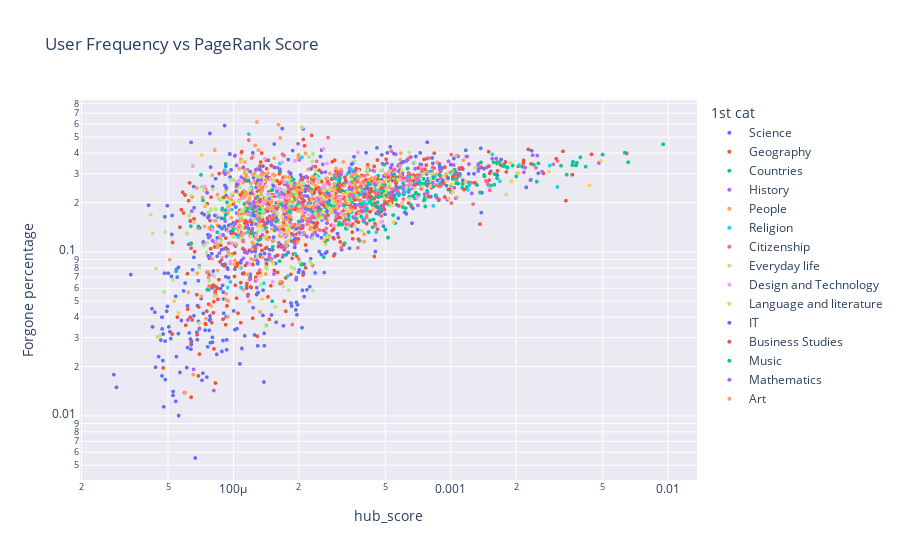

This figure's notebook cell:
### Markdown cell above
This plot illustrates how often users bypass a more central article in favor of a less optimal one, focusing only on cases where alternative articles have the same or shorter shortest-path distance to the target. As expected, users frequently deviate from the optimal navigation path. Notably, some articles are overlooked more frequently than others, suggesting that users are less likely to consider these articles during navigation. Specifically, articles such as "Bran," "Thomas Edison," and "Lyme Disease" appear to be consistently neglected, potentially indicating a lower level of awareness or recognition of these topics among players.

### Code cell
plot_hubScoreVSforgone(df_hubscopy)

### Figure 1 — Plotly figure (JSON) as saved in the notebook; plotly's stock layout.template omitted (floating-point values rounded to 4 significant figures; data arrays with more than 128 entries replaced by an {"elided": "..."} marker saying what was removed)
{"data": [{"customdata": {"elided": "548x2 mixed values"}, "hovertemplate": "1st cat=Science<br>hub_score=%{x}<br>Forgone percentage=%{y}<br>article_names=%{customdata[0]}<br>Number of Times Link Was Available=%{customdata[1]}<extra></extra>", "legendgroup": "Science", "marker": {"color": "#636efa", "opacity": 1, "size": 4, "symbol": "circle"}, "mode": "markers", "name": "Science", "showlegend": true, "type": "scattergl", "x": {"elided": "548 float values"}, "xaxis": "x", "y": {"elided": "548 float values"}, "yaxis": "y"}, {"customdata": {"elided": "736x2 mixed values"}, "hovertemplate": "1st cat=Geography<br>hub_score=%{x}<br>Forgone percentage=%{y}<br>article_names=%{customdata[0]}<br>Number of Times Link Was Available=%{customdata[1]}<extra></extra>", "legendgroup": "Geography", "marker": {"color": "#EF553B", "opacity": 1, "size": 4, "symbol": "circle"}, "mode": "markers", "name": "Geography", "showlegend": true, "type": "scattergl", "x": {"elided": "736 float values"}, "xaxis": "x", "y": {"elided": "736 float values"}, "yaxis": "y"}, {"customdata": {"elided": "222x2 mixed values"}, "hovertemplate": "1st cat=Countries<br>hub_score=%{x}<br>Forgone percentage=%{y}<br>article_names=%{customdata[0]}<br>Number of Times Link Was Available=%{customdata[1]}<extra></extra>", "legendgroup": "Countries", "marker": {"color": "#00cc96", "opacity": 1, "size": 4, "symbol": "circle"}, "mode": "markers", "name": "Countries", "showlegend": true, "type": "scattergl", "x": {"elided": "222 float values"}, "xaxis": "x", "y": {"elided": "222 float values"}, "yaxis": "y"}, {"customdata": {"elided": "252x2 mixed values"}, "hovertemplate": "1st cat=History<br>hub_score=%{x}<br>Forgone percentage=%{y}<br>article_names=%{customdata[0]}<br>Number of Times Link Was Available=%{customdata[1]}<extra></extra>", "legendgroup": "History", "marker": {"color": "#ab63fa", "opacity": 1, "size": 4, "symbol": "circle"}, "mode": "markers", "name": "History", "showlegend": true, "type": "scattergl", "x": {"elided": "252 float values"}, "xaxis": "x", "y": {"elided": "252 float values"}, "yaxis": "y"}, {"customdata": {"elided": "337x2 mixed values"}, "hovertemplate": "1st cat=People<br>hub_score=%{x}<br>Forgone percentage=%{y}<br>article_names=%{customdata[0]}<br>Number of Times Link Was Available=%{customdata[1]}<extra></extra>", "legendgroup": "People", "marker": {"color": "#FFA15A", "opacity": 1, "size": 4, "symbol": "circle"}, "mode": "markers", "name": "People", "showlegend": true, "type": "scattergl", "x": {"elided": "337 float values"}, "xaxis": "x", "y": {"elided": "337 float values"}, "yaxis": "y"}, {"customdata": {"elided": "75x2 mixed values"}, "hovertemplate": "1st cat=Religion<br>hub_score=%{x}<br>Forgone percentage=%{y}<br>article_names=%{customdata[0]}<br>Number of Times Link Was Available=%{customdata[1]}<extra></extra>", "legendgroup": "Religion", "marker": {"color": "#19d3f3", "opacity": 1, "size": 4, "symbol": "circle"}, "mode": "markers", "name": "Religion", "showlegend": true, "type": "scattergl", "x": [0.000105, 0.0001652, 0.0006363, 0.0001776, 0.0001911, 0.0003487, 0.0004545, 0.0004705, 0.0002065, 0.000186, 0.0004469, 0.0001638, 0.0005607, 0.001214, 0.0001448, 0.0001387, 0.001491, 7.912e-05, 0.00309, 0.0006171, 0.000259, 0.0003954, 0.0001284, 0.0001284, 0.0003883, 0.0002985, 0.0001381, 0.0001785, 0.000707, 0.0002341, 0.0005657, 0.0001394, 0.0001904, 0.0003406, 0.001096, 0.0004445, 0.0001634, 0.001199, 0.0002013, 0.0001084, 0.002847, 0.0009898, 0.001678, 0.0001165, 0.000155, 0.0003602, 0.000263, 0.000247, 9.411e-05, 0.0003981, 0.0001204, 0.0001629, 0.0001208, 0.001552, 0.0001178, 0.0002907, 0.0008307, 0.0004125, 9.677e-05, 0.001337, 0.000158, 0.002058, 0.0002066, 9.852e-05, 0.0001209, 0.000192, 0.000418, 0.000241, 0.0001833, 0.0004001, 9.125e-05, 0.000255, 0.0002217, 0.0003333, 0.0002442], "xaxis": "x", "y": [0.1235, 0.1983, 0.283, 0.07119, 0.2553, 0.317, 0.1319, 0.2351, 0.3769, 0.1893, 0.2393, 0.2254, 0.2345, 0.2552, 0.225, 0.1449, 0.2539, 0.1429, 0.2488, 0.2331, 0.1674, 0.2267, 0.1588, 0.1588, 0.2383, 0.2763, 0.06444, 0.2677, 0.2885, 0.1696, 0.2369, 0.1231, 0.2402, 0.2113, 0.2894, 0.3103, 0.3458, 0.2388, 0.225, 0.06061, 0.3354, 0.3039, 0.2695, 0.1316, 0.25, 0.2241, 0.1275, 0.2827, 0.06061, 0.2336, 0.1897, 0.2173, 0.2468, 0.3927, 0.5221, 0.2953, 0.1906, 0.1958, 0.06557, 0.3362, 0.225, 0.3383, 0.13, 0.1807, 0.1667, 0.0976, 0.208, 0.201, 0.1739, 0.2017, 0.3151, 0.2441, 0.196, 0.2979, 0.2895], "yaxis": "y"}, {"customdata": {"elided": "143x2 mixed values"}, "hovertemplate": "1st cat=Citizenship<br>hub_score=%{x}<br>Forgone percentage=%{y}<br>article_names=%{customdata[0]}<br>Number of Times Link Was Available=%{customdata[1]}<extra></extra>", "legendgroup": "Citizenship", "marker": {"color": "#FF6692", "opacity": 1, "size": 4, "symbol": "circle"}, "mode": "markers", "name": "Citizenship", "showlegend": true, "type": "scattergl", "x": {"elided": "143 float values"}, "xaxis": "x", "y": {"elided": "143 float values"}, "yaxis": "y"}, {"customdata": {"elided": "180x2 mixed values"}, "hovertemplate": "1st cat=Everyday life<br>hub_score=%{x}<br>Forgone percentage=%{y}<br>article_names=%{customdata[0]}<br>Number of Times Link Was Available=%{customdata[1]}<extra></extra>", "legendgroup": "Everyday life", "marker": {"color": "#B6E880", "opacity": 1, "size": 4, "symbol": "circle"}, "mode": "markers", "name": "Everyday life", "showlegend": true, "type": "scattergl", "x": {"elided": "180 float values"}, "xaxis": "x", "y": {"elided": "180 float values"}, "yaxis": "y"}, {"customdata": {"elided": "74x2 mixed values"}, "hovertemplate": "1st cat=Design and Technology<br>hub_score=%{x}<br>Forgone percentage=%{y}<br>article_names=%{customdata[0]}<br>Number of Times Link Was Available=%{customdata[1]}<extra></extra>", "legendgroup": "Design and Technology", "marker": {"color": "#FF97FF", "opacity": 1, "size": 4, "symbol": "circle"}, "mode": "markers", "name": "Design and Technology", "showlegend": true, "type": "scattergl", "x": [0.0002035, 0.0001677, 0.0002992, 0.0001645, 0.0001476, 0.000159, 0.0003418, 0.0005857, 0.0007003, 0.0002236, 8.709e-05, 0.0002122, 9.707e-05, 0.000144, 0.0001282, 0.0002649, 0.0002044, 0.0001574, 0.0002798, 0.0001645, 0.000153, 0.0001654, 9.662e-05, 0.0002569, 0.0002507, 0.0001394, 0.0004384, 0.0005972, 0.0001389, 9.864e-05, 0.0001649, 0.0001188, 8.218e-05, 0.000206, 9.471e-05, 0.0001715, 7.966e-05, 0.0002876, 0.0001438, 0.0003047, 0.0002766, 0.0002424, 0.0001359, 0.0001455, 0.0002285, 0.0006551, 8.319e-05, 0.0003141, 0.0001091, 0.0003159, 0.0003159, 7.377e-05, 6.502e-05, 0.0001269, 0.0001532, 0.0002759, 0.0004832, 0.0001031, 0.0001514, 0.0001719, 0.000332, 0.00031, 0.0003734, 0.001016, 8.037e-05, 0.0002696, 0.0002434, 0.0006088, 0.0001062, 0.0001756, 0.0002594, 0.000521, 0.0001917, 0.0003441], "xaxis": "x", "y": [0.1756, 0.3514, 0.1865, 0.2414, 0.2783, 0.2439, 0.2617, 0.2756, 0.2143, 0.1689, 0.1275, 0.1797, 0.08772, 0.1191, 0.06765, 0.2573, 0.1776, 0.2229, 0.2478, 0.1328, 0.2505, 0.2146, 0.08772, 0.2486, 0.216, 0.3689, 0.1813, 0.1969, 0.2, 0.113, 0.242, 0.08451, 0.1667, 0.1277, 0.1845, 0.1246, 0.07246, 0.1445, 0.1193, 0.2134, 0.21, 0.275, 0.2582, 0.2267, 0.2124, 0.2489, 0.1154, 0.2172, 0.2115, 0.1718, 0.1718, 0.25, 0.3333, 0.1259, 0.1805, 0.2284, 0.1527, 0.2656, 0.06557, 0.266, 0.1653, 0.197, 0.4046, 0.2289, 0.1364, 0.3458, 0.1988, 0.2723, 0.2692, 0.2141, 0.4241, 0.3001, 0.3589, 0.1508], "yaxis": "y"}, {"customdata": {"elided": "68x2 mixed values"}, "hovertemplate": "1st cat=Language and literature<br>hub_score=%{x}<br>Forgone percentage=%{y}<br>article_names=%{customdata[0]}<br>Number of Times Link Was Available=%{customdata[1]}<extra></extra>", "legendgroup": "Language and literature", "marker": {"color": "#FECB52", "opacity": 1, "size": 4, "symbol": "circle"}, "mode": "markers", "name": "Language and literature", "showlegend": true, "type": "scattergl", "x": [0.0002551, 0.0001787, 5.591e-05, 0.0001536, 0.00032, 0.001898, 0.0001423, 0.0001335, 0.0002698, 0.0001359, 0.0001411, 0.000335, 0.0001353, 0.001009, 0.0002776, 0.0009336, 0.0001191, 0.004905, 0.0001054, 0.0001834, 0.0001644, 0.000108, 0.002825, 0.002048, 0.0001016, 0.0009569, 9.991e-05, 0.0005261, 0.0001802, 0.001019, 0.004342, 0.0007392, 0.0005442, 0.000594, 0.000132, 0.0003619, 9.61e-05, 0.0002243, 0.0003619, 0.0002877, 0.0005967, 0.0005711, 0.0005711, 7.455e-05, 0.00117, 0.0002604, 7.151e-05, 0.0002614, 0.0009709, 0.0001174, 0.0002064, 0.0008043, 0.0002811, 0.0002323, 5.331e-05, 0.001887, 0.0001637, 0.0004393, 0.0006665, 0.0001058, 6.608e-05, 0.000329, 0.000329, 0.0003437, 0.0002832, 0.0009794, 0.0003286, 0.0002365], "xaxis": "x", "y": [0.2199, 0.1165, 0.04255, 0.2752, 0.2257, 0.2695, 0.1225, 0.07156, 0.1232, 0.1844, 0.25, 0.1772, 0.05155, 0.2584, 0.3005, 0.2926, 0.2297, 0.358, 0.1321, 0.2524, 0.1422, 0.3523, 0.3077, 0.3034, 0.2313, 0.2738, 0.2034, 0.1976, 0.1347, 0.231, 0.2544, 0.2504, 0.1513, 0.3122, 0.1471, 0.1432, 0.1915, 0.1898, 0.2339, 0.2208, 0.1986, 0.2753, 0.2753, 0.1922, 0.2669, 0.1185, 0.3898, 0.2373, 0.2772, 0.22, 0.1715, 0.2522, 0.1778, 0.1337, 0.05, 0.3489, 0.2028, 0.1845, 0.2843, 0.2277, 0.1509, 0.1837, 0.1837, 0.1763, 0.2418, 0.2114, 0.2237, 0.1307], "yaxis": "y"}, {"customdata": [["Ajax (programming)", 55], ["Bioinformatics", 387], ["C++", 992], ["Central processing unit", 1014], ["Compact Disc", 1086], ["Computer", 12137], ["Computer programming", 173], ["Computer science", 2465], ["Cryptography", 1003], ["DVD", 1797], ["Floppy disk", 345], ["Functional programming", 60], ["GNOME", 426], ["GNU", 628], ["Gmail", 55], ["Google", 387], ["IPod", 120], ["Integrated circuit", 949], ["Internet", 15774], ["Internet Explorer", 175], ["Linux", 1884], ["Macintosh", 306], ["Markup language", 179], ["Microsoft", 1668], ["Microsoft Windows", 1866], ["Mozilla Firefox", 155], ["Open source", 173], ["Perl", 685], ["Programming language", 321], ["Quantum computer", 176], ["Spyware", 84], ["Unix", 1566], ["Windows 2000", 203], ["Windows XP", 540], ["World Wide Web", 1197], ["X Window System", 179], ["ZX Spectrum", 64]], "hovertemplate": "1st cat=IT<br>hub_score=%{x}<br>Forgone percentage=%{y}<br>article_names=%{customdata[0]}<br>Number of Times Link Was Available=%{customdata[1]}<extra></extra>", "legendgroup": "IT", "marker": {"color": "#636efa", "opacity": 1, "size": 4, "symbol": "circle"}, "mode": "markers", "name": "IT", "showlegend": true, "type": "scattergl", "x": [3.368e-05, 0.0001833, 0.000153, 0.0001948, 0.0002467, 0.0008098, 0.0001, 0.0004014, 0.0002037, 0.0003419, 0.0001029, 0.0001433, 0.0001201, 0.0001257, 4.835e-05, 0.0001293, 8.218e-05, 0.0002732, 0.0009714, 9.28e-05, 0.000269, 0.000124, 0.0001015, 0.0003074, 0.0003012, 9.749e-05, 0.0001174, 0.0001442, 0.0001873, 0.0001027, 8.615e-05, 0.0002759, 9.752e-05, 0.0001522, 0.0002139, 0.0001038, 5.467e-05], "xaxis": "x", "y": [0.07273, 0.2997, 0.1865, 0.1381, 0.186, 0.2171, 0.1503, 0.2247, 0.2941, 0.1052, 0.2348, 0.15, 0.2277, 0.1879, 0.1636, 0.2713, 0.1667, 0.2266, 0.2821, 0.2457, 0.1762, 0.1667, 0.03352, 0.2662, 0.1292, 0.3161, 0.2717, 0.1533, 0.4143, 0.1875, 0.1429, 0.2043, 0.133, 0.2537, 0.2348, 0.257, 0.07812], "yaxis": "y"}, {"customdata": [["AT&T", 81], ["Accountancy", 98], ["Adam Smith", 1657], ["Advertising", 4050], ["BAE Systems", 180], ["Banknote", 476], ["Bretton Woods system", 109], ["British East India Company", 1202], ["Business", 2179], ["Coin", 603], ["Cooperative", 79], ["Corporation", 4701], ["Currency", 38618], ["Economics", 7831], ["Employment", 1305], ["Euro", 9207], ["Finance", 5247], ["GlaxoSmithKline", 118], ["Globalization", 583], ["Gold standard", 251], ["Guild", 127], ["HSBC", 299], ["Household income in the United States", 52], ["Industry", 6256], ["Infrastructure", 782], ["Japanese yen", 393], ["John Maynard Keynes", 146], ["List of circulating currencies", 277], ["Manufacturing", 3584], ["Market", 2141], ["Mercantilism", 97], ["Microsoft", 1668], ["Minimum wage", 192], ["Mining", 6883], ["Money", 1663], ["Natural gas", 13469], ["Nintendo", 643], ["North Sea oil", 64], ["Oil refinery", 209], ["Organization", 543], ["Petroleum", 22649], ["Pottery", 1350], ["Pound sterling", 3329], ["Renminbi", 91], ["Sony", 1112], ["Stock", 273], ["Stock", 273], ["Supply and demand", 604], ["Thomas Malthus", 60], ["Tourism", 11280], ["United States dollar", 15845], ["Vodafone", 52], ["Wall Street", 1586], ["World Bank Group", 52], ["World Trade Organization", 4376]], "hovertemplate": "1st cat=Business Studies<br>hub_score=%{x}<br>Forgone percentage=%{y}<br>article_names=%{customdata[0]}<br>Number of Times Link Was Available=%{customdata[1]}<extra></extra>", "legendgroup": "Business Studies", "marker": {"color": "#EF553B", "opacity": 1, "size": 4, "symbol": "circle"}, "mode": "markers", "name": "Business Studies", "showlegend": true, "type": "scattergl", "x": [0.0001079, 0.0001092, 0.0004241, 0.0003281, 8.955e-05, 0.0003088, 0.0001585, 0.0003616, 0.0004973, 0.0003614, 0.0002124, 0.0004316, 0.003383, 0.001024, 0.0004234, 0.00129, 0.0004445, 8.576e-05, 0.0002505, 0.0002923, 0.0002116, 0.0001333, 5.839e-05, 0.000789, 0.0003539, 0.0001427, 0.0002024, 0.0003667, 0.0005594, 0.0003759, 0.0001584, 0.0003074, 0.0001388, 0.0006823, 0.0005164, 0.0009881, 0.0001493, 0.0001019, 0.0001265, 0.000224, 0.00164, 0.0003009, 0.0004278, 0.0001333, 0.0002434, 0.0003038, 0.0003038, 0.0002599, 0.000135, 0.001079, 0.001151, 0.0001038, 0.0001786, 0.0001541, 0.0004785], "xaxis": "x", "y": [0.2222, 0.4082, 0.2161, 0.2726, 0.03889, 0.1618, 0.1835, 0.1864, 0.1978, 0.2073, 0.443, 0.2338, 0.2051, 0.289, 0.2291, 0.2636, 0.09377, 0.0678, 0.2281, 0.3625, 0.2047, 0.1237, 0.2308, 0.2166, 0.1202, 0.1323, 0.226, 0.3213, 0.2614, 0.1196, 0.1546, 0.2662, 0.1458, 0.2558, 0.285, 0.2413, 0.3359, 0.0625, 0.1053, 0.2099, 0.3114, 0.183, 0.2424, 0.1099, 0.1502, 0.2381, 0.2381, 0.1921, 0.4, 0.2934, 0.2399, 0.1538, 0.2314, 0.07692, 0.2441], "yaxis": "y"}, {"customdata": [["Alternative rock", 128], ["American popular music", 614], ["Bluegrass music", 107], ["Cello", 51], ["Clarinet", 180], ["Double bass", 225], ["Drum and bass", 170], ["Flute", 594], ["Folk music", 1607], ["Guitar", 990], ["Hip hop music", 2419], ["Iron Maiden", 777], ["Jazz", 6891], ["Music", 9047], ["Music of the United States", 433], ["Musical instrument", 1440], ["Nirvana (band)", 161], ["Oasis (band)", 513], ["Piano", 1409], ["Queen (band)", 772], ["Ragtime", 237], ["Rapping", 146], ["Reggae", 369], ["Reggaeton", 63], ["Rhythm and blues", 1369], ["Salsa music", 160], ["Saxophone", 220], ["Sgt. Pepper's Lonely Hearts Club Band", 92], ["Ska", 91], ["Synthesizer", 117], ["The Beatles", 1841], ["The Rolling Stones", 1113], ["Trumpet", 615], ["U2", 438]], "hovertemplate": "1st cat=Music<br>hub_score=%{x}<br>Forgone percentage=%{y}<br>article_names=%{customdata[0]}<br>Number of Times Link Was Available=%{customdata[1]}<extra></extra>", "legendgroup": "Music", "marker": {"color": "#00cc96", "opacity": 1, "size": 4, "symbol": "circle"}, "mode": "markers", "name": "Music", "showlegend": true, "type": "scattergl", "x": [9.204e-05, 8.887e-05, 9.204e-05, 7.584e-05, 0.0001289, 9.093e-05, 7.243e-05, 0.0001748, 0.0004261, 0.0002708, 0.0002891, 0.0001413, 0.0004893, 0.0008929, 9.339e-05, 0.0003396, 6.378e-05, 0.0001161, 0.0003801, 0.0001651, 6.365e-05, 7.09e-05, 0.0001228, 6.905e-05, 0.0001322, 9.991e-05, 0.0001224, 5.449e-05, 8.421e-05, 9.172e-05, 0.0003065, 0.0001808, 0.0001517, 0.0001568], "xaxis": "x", "y": [0.3438, 0.184, 0.1682, 0.05882, 0.2167, 0.16, 0.2059, 0.09596, 0.2589, 0.198, 0.2807, 0.1403, 0.2352, 0.2615, 0.2009, 0.166, 0.1118, 0.1832, 0.225, 0.1956, 0.1435, 0.2945, 0.1301, 0.1429, 0.1819, 0.1375, 0.1818, 0.07609, 0.1319, 0.1795, 0.2705, 0.1761, 0.1073, 0.153], "yaxis": "y"}, {"customdata": [["Abacus", 826], ["Algebra", 698], ["Algorithm", 592], ["Applied mathematics", 109], ["Arithmetic", 643], ["Calculus", 1073], ["Differential equation", 535], ["Euclidean geometry", 321], ["Game theory", 638], ["Geometry", 1647], ["Group (mathematics)", 220], ["Information", 2877], ["Manifold", 110], ["Mathematical analysis", 263], ["Mathematics", 13770], ["Matrix (mathematics)", 296], ["Measurement", 335], ["Number", 329], ["Pi", 135], ["Prime number", 298], ["Pythagorean theorem", 142], ["Quantity", 70], ["Set", 327], ["Sphere", 931], ["Statistics", 2960], ["Symmetry", 363], ["Topology", 497], ["Trigonometry", 322]], "hovertemplate": "1st cat=Mathematics<br>hub_score=%{x}<br>Forgone percentage=%{y}<br>article_names=%{customdata[0]}<br>Number of Times Link Was Available=%{customdata[1]}<extra></extra>", "legendgroup": "Mathematics", "marker": {"color": "#ab63fa", "opacity": 1, "size": 4, "symbol": "circle"}, "mode": "markers", "name": "Mathematics", "showlegend": true, "type": "scattergl", "x": [0.0001493, 0.000215, 0.0001982, 0.0001132, 0.0002005, 0.0003123, 0.0002372, 0.0001745, 0.0002117, 0.0003944, 0.0001194, 0.0003851, 0.0001157, 0.0001737, 0.001335, 0.000102, 0.000141, 0.0002007, 0.0001343, 0.0001781, 0.0001268, 8.125e-05, 0.000158, 0.0002661, 0.0004897, 0.0002292, 0.0001889, 0.0001288], "xaxis": "x", "y": [0.1513, 0.1834, 0.4561, 0.1009, 0.2006, 0.2945, 0.1308, 0.162, 0.2194, 0.1773, 0.06818, 0.1884, 0.1455, 0.1863, 0.3429, 0.1486, 0.08955, 0.1307, 0.2741, 0.2517, 0.1479, 0.01429, 0.1376, 0.16, 0.1889, 0.2121, 0.1268, 0.3199], "yaxis": "y"}, {"customdata": [["Abstract art", 70], ["Art", 8273], ["Baroque", 658], ["Calligraphy", 166], ["Cubism", 241], ["Drama", 1524], ["Drawing", 190], ["Expressionism", 136], ["Fine art", 1003], ["Impressionism", 482], ["Italian Renaissance", 97], ["Jewellery", 70], ["Mona Lisa", 188], ["Mosaic", 551], ["National Gallery, London", 243], ["Neoclassicism", 252], ["Painting", 1021], ["Photography", 1003], ["Pottery", 1350], ["Printmaking", 117], ["Sculpture", 1415], ["Textile", 1482], ["Visual arts", 161]], "hovertemplate": "1st cat=Art<br>hub_score=%{x}<br>Forgone percentage=%{y}<br>article_names=%{customdata[0]}<br>Number of Times Link Was Available=%{customdata[1]}<extra></extra>", "legendgroup": "Art", "marker": {"color": "#FFA15A", "opacity": 1, "size": 4, "symbol": "circle"}, "mode": "markers", "name": "Art", "showlegend": true, "type": "scattergl", "x": [9.465e-05, 0.001063, 0.0003685, 0.0001492, 0.0001355, 0.0002776, 0.0001249, 0.0001142, 0.0001106, 0.0001879, 0.0001641, 0.0001223, 0.0001412, 0.0002278, 0.0001438, 0.0001519, 0.000357, 0.0002426, 0.0003009, 0.0001064, 0.0003866, 0.0003987, 0.0001355], "xaxis": "x", "y": [0.2143, 0.387, 0.2158, 0.1988, 0.2946, 0.3005, 0.2684, 0.2868, 0.1286, 0.2012, 0.4948, 0.1143, 0.2766, 0.2123, 0.1193, 0.1865, 0.2948, 0.1645, 0.183, 0.1453, 0.2629, 0.1154, 0.236], "yaxis": "y"}], "layout": {"legend": {"title": {"text": "1st cat"}, "tracegroupgap": 0}, "plot_bgcolor": "#ebeaf2", "title": {"text": "User Frequency vs PageRank Score"}, "xaxis": {"anchor": "y", "domain": [0, 1], "title": {"text": "hub_score"}, "type": "log"}, "yaxis": {"anchor": "x", "domain": [0, 1], "title": {"text": "Forgone percentage"}, "type": "log"}}}
